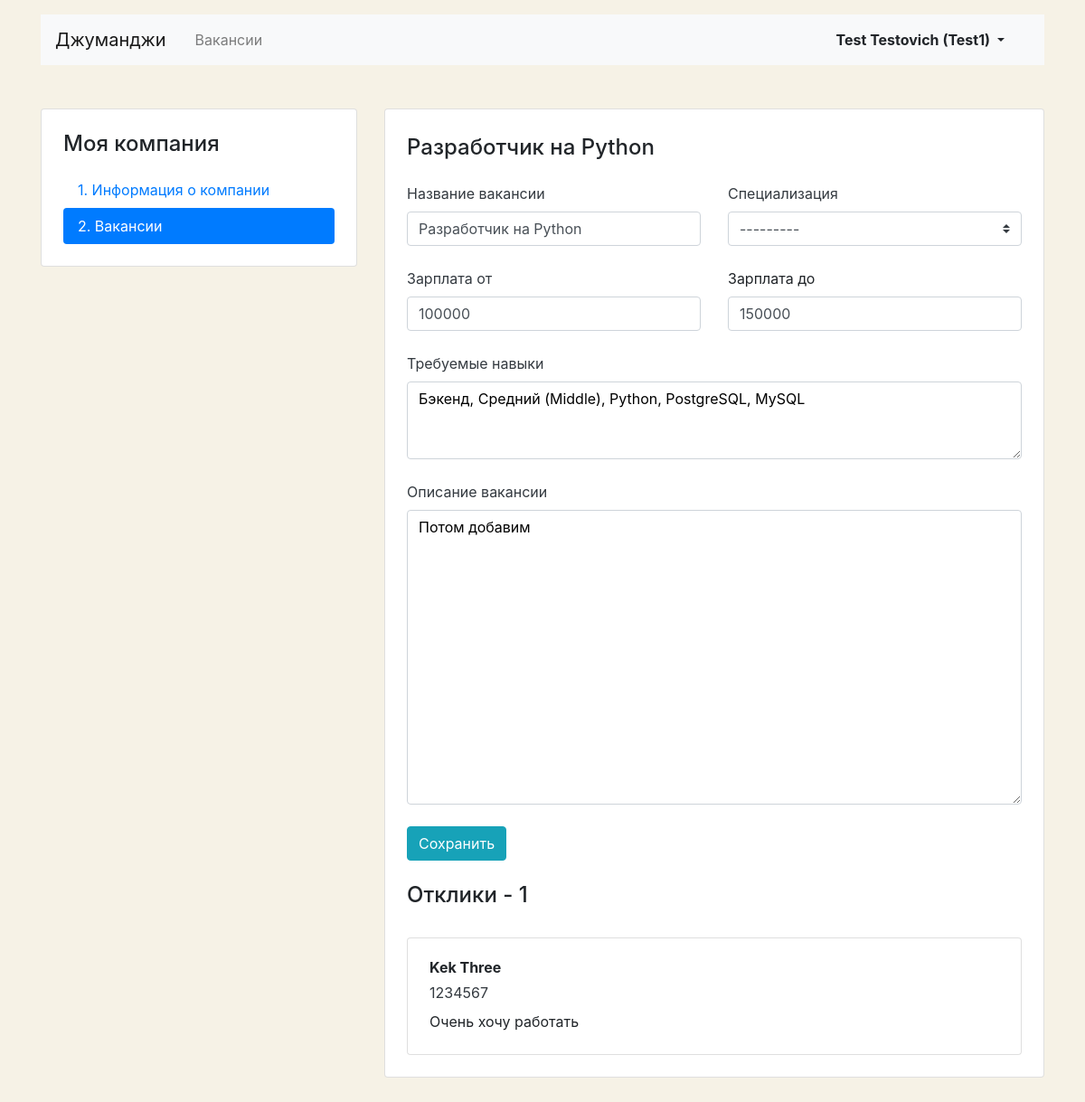
The app's page /mycompany/vacancies/6 (signed in) with its own data.
### app_jobsearch/models.py (models this page shows)
class Vacancy(models.Model):
    title = models.CharField(max_length=128)
    specialty = models.ForeignKey(Specialty, on_delete=models.CASCADE, related_name='vacancies')
    company = models.ForeignKey(Company, on_delete=models.CASCADE, related_name='vacancies')
    skills = models.TextField()
    description = models.TextField()
    salary_min = models.IntegerField()
    salary_max = models.IntegerField()
    published_at = models.DateField()

class Application(models.Model):
    written_username = models.CharField(max_length=128)
    written_phone = models.CharField(max_length=32)
    written_cover_letter = models.TextField()
    vacancy = models.ForeignKey(Vacancy, on_delete=models.CASCADE, related_name='applications')
    user = models.ForeignKey(User, on_delete=models.CASCADE, related_name='applications')

### app_jobsearch/views.py (the view, shortened to what this page needs)
# urls.py: path('mycompany/vacancies/<int:vacancy_id>', MyVacancyOneView.as_view(), name='user-vacancy'),
class MyVacancyOneView(View):
    def get(self, request, vacancy_id):
        user_vacancy = Vacancy.objects.filter(id=vacancy_id).values().first()
        user_company = get_object_or_404(Company, owner=request.user.id)
        form = VacancyForm(initial=user_vacancy)
        vacancy_applications = Application.objects.filter(vacancy=vacancy_id)
        context = {
            'form': form,
            'company': user_company,
            'vacancy': user_vacancy,
            'applications': vacancy_applications
        }
        return render(request, 'app_jobsearch/vacancy-edit.html', context=context)

### app_jobsearch/forms.py
class VacancyForm(forms.Form):
    title = forms.CharField(max_length=128,
                            widget=forms.TextInput(attrs={'class': 'form-control'}))
    specialty = forms.ModelChoiceField(queryset=Specialty.objects.all(),
                                       widget=forms.Select(attrs={'class': 'custom-select mr-sm-2'}))
    skills = forms.CharField(widget=forms.Textarea(attrs={'class': 'form-control',
                                                          'rows': '3',
                                                          'style': 'color:#000;'}))
    description = forms.CharField(widget=forms.Textarea(attrs={'class': 'form-control',
                                                               'rows': '13',
                                                               'style': 'color:#000;'}))
    salary_min = forms.IntegerField(widget=forms.TextInput(attrs={'class': 'form-control'}))
    salary_max = forms.IntegerField(widget=forms.TextInput(attrs={'class': 'form-control'}))

### app_jobsearch/models.py (called while the page is built)
    def __str__(self):
        return self.title

### app_jobsearch/templates/app_jobsearch/vacancy-edit.html (shortened to what this page needs)
{% extends 'app_jobsearch/base.html' %}
{% block main %}
  <main class="container mt-3 pb-5">
    <div class="row mt-5">
      <div class="col-12 col-lg-4">
        <aside class="pt-3 pb-4 px-4 mb-5 card">
          <h1 class="h4 pt-2 pb-2">Моя компания</h1>
          <div class="nav flex-column nav-pills">
            <a class="nav-link" href="{% url 'user-company' %}">1. Информация о&nbsp;компании</a>
            <a class="nav-link active" href="{% url 'user-vacancies' %}">2. Вакансии</a>
          </div>
        </aside>
      </div>
      <div class="col-12 col-lg-8">
        <div class="card">
          <div class="card-body px-4 pb-4 tab-content">
            <section>
              <h2 class="h4 pt-2 pb-3">{{ vacancy.title }}</h2>
              <form method="post" action="{% url 'user-vacancy' vacancy.id %}">{% csrf_token %}
                <div class="row">
                  <div class="col-12 col-md-6">
                    <div class="form-group pb-2">
                      <label class="mb-2 text-dark" for="vacancyTitle">Название вакансии</label>
                      {{ form.title }}
                    </div>
                  </div>
                  <div class="col-12 col-md-6">
                    <div class="form-group pb-2">
                      <label class="mb-2 text-dark" for="userSpecialization">Специализация</label>
                        {{ form.specialty }}
                    </div>
                  </div>
                </div>
                <div class="row">
                  <div class="col-12 col-md-6">
                    <div class="form-group pb-2">
                      <label class="mb-2 text-dark" for="vacancySalaryMin">Зарплата от</label>
                      {{ form.salary_min }}
                    </div>
                  </div>
                  <div class="col-12 col-md-6">
                    <div class="form-group pb-2">
                      <label class="mb-2" for="vacancySalaryMax">Зарплата до</label>
                      {{ form.salary_max }}
                    </div>
                  </div>
                </div>
                <div class="form-group pb-2">
                  <label class="mb-2 text-dark" for="vacancySkills">Требуемые навыки</label>
                  {{ form.skills }}
                </div>
                <div class="form-group pb-2">
                  <label class="mb-2 text-dark" for="vacancyDescription">Описание вакансии</label>
                  {{ form.description }}
                </div>
                <div class="form-group">
                  <input type="submit" class="btn btn-info" value="Сохранить">
                </div>
              </form>
              <h2 class="h4 pt-2 pb-3">Отклики - {{ applications|length }}</h2>
              {% for application in applications %}
              <div class="card mt-3">
                <div class="card-body px-4">
                  <p class="mb-1 font-weight-bold">{{ application.written_username }}</p>
                  <p class="mb-2"><a href="tel:+79002842324" class="text-dark">{{ application.written_phone }}</a></p>
                  <p class="mb-1">{{ application.written_cover_letter }}</p>
                </div>
              </div>
              {% endfor %}
            </section>
          </div>
        </div>
      </div>
    </div>
  </main>
{% endblock %}

### app_jobsearch/templates/app_jobsearch/base.html (shortened to what this page needs)
<!DOCTYPE html>
<html lang="ru">
<head>
  <link rel="stylesheet" href="https://stackpath.bootstrapcdn.com/bootstrap/4.3.1/css/bootstrap.min.css">
</head>
<body>
  <header class="container mt-3">
    <nav class="navbar navbar-expand-lg navbar-light bg-light">
      <a class="navbar-brand mr-4" href={% url 'main' %}>Джуманджи</a>
      <div class="collapse navbar-collapse justify-content-between" id="navbarNav">
        <ul class="navbar-nav col-10">
          {% url 'vacancies' as the_url %}
          <li class="nav-item {% if request.path == the_url %}active{% endif %}">
            <a class="nav-link" href={% url 'vacancies' %}>Вакансии</a>
          </li>
        </ul>
        <ul class="navbar-nav col-2 justify-content-end">
          <li class="nav-item active">
            {% if user.username %}
                  <div class="btn-group">
                    <button type="button" class="btn dropdown-toggle font-weight-bold" data-toggle="dropdown" aria-haspopup="true" aria-expanded="false">
                      {{ user.first_name }} {{user.last_name }} ({{ user.username }})
                    </button>
                  </div>
            {% else %}
              <a href="{% url 'login' %}" class="nav-link font-weight-bold">Вход</a>
            {% endif %}
          </li>
        </ul>
      </div>
    </nav>
  </header>
{% block main %}{% endblock %}
</body>
</html>

### records on screen
Vacancy: title "Разработчик на Python", specialty "---------", salary_min "100000", salary_max "150000", skills "Бэкенд, Средний (Middle), Python, PostgreSQL, MySQL", description "Потом добавим"
Application: written_username "Kek Three", written_phone "1234567", written_cover_letter "Очень хочу работать"

### other values on screen
{{ user.first_name }} "Test"
{{ user.last_name }} "Testovich"
{{ user.username }} "Test1"
{{ applications|length }} "1"
